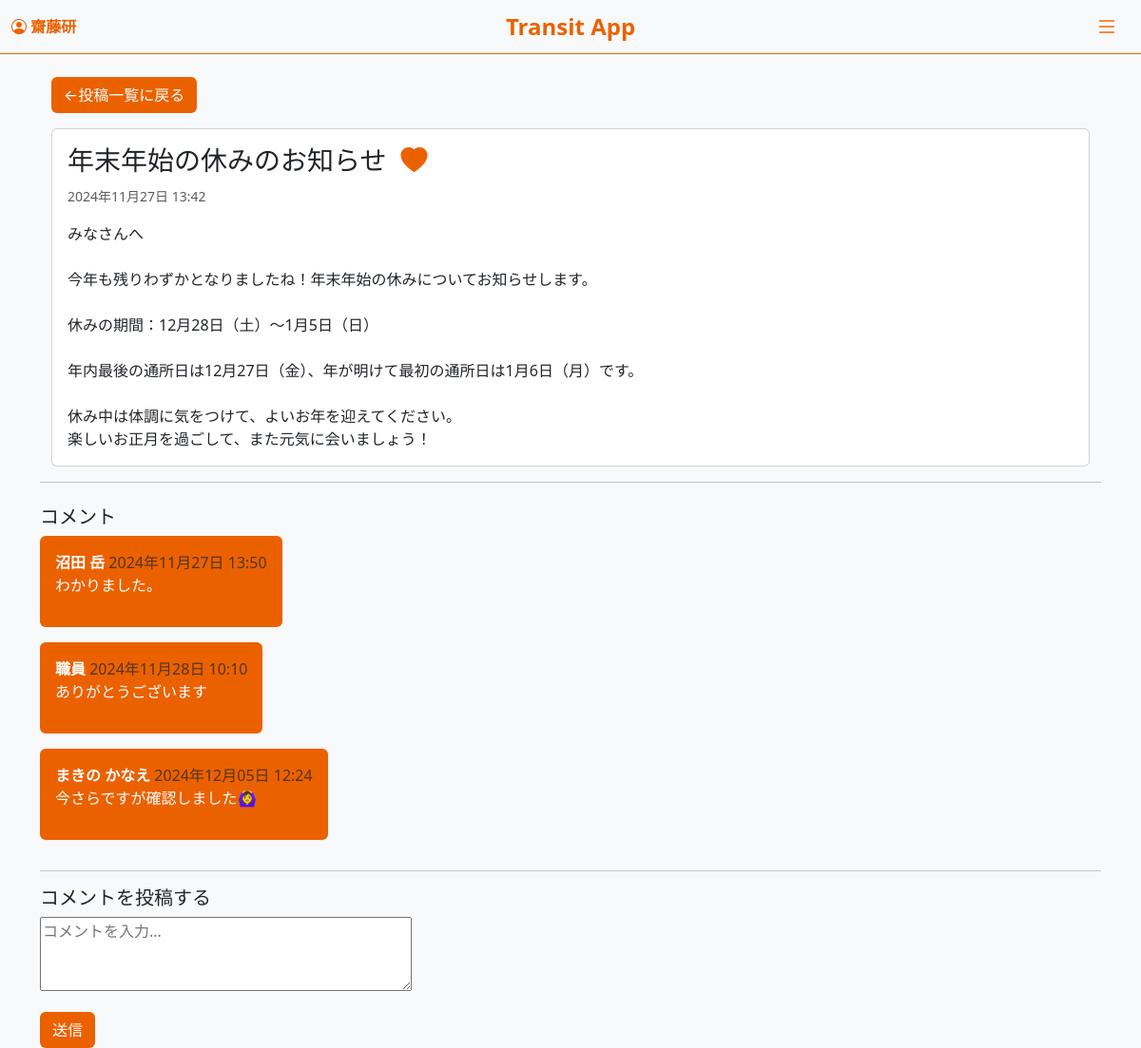
The app's page /post/2024holiday/ (signed in) with its own data.
### accounts/models.py (models this page shows, shortened)
class Post(models.Model):
    title = models.CharField(max_length=200)
    slug = models.SlugField(unique=True, blank=True)
    content = models.TextField()
    attached_file = models.FileField(upload_to='attachments/', blank=True, null=True)
    created_at = models.DateTimeField(default=timezone.now)
    read_by = models.ManyToManyField(User, related_name='read_posts', blank=True)  # 既読ユーザーのフィールド
    likes = models.ManyToManyField(User, related_name='liked_posts', blank=True)
    new_comment = models.BooleanField(default=False)
    class Meta:
        verbose_name = "投稿"
        verbose_name_plural = "投稿一覧"

class Comment(models.Model):
    post = models.ForeignKey(Post, on_delete=models.CASCADE, related_name='comments')
    user = models.ForeignKey(User, on_delete=models.CASCADE)
    content = models.TextField()
    created_at = models.DateTimeField(auto_now_add=True)
    reply = models.TextField(blank=True, null=True)
    replied_at = models.DateTimeField(blank=True, null=True)

### accounts/views.py (the view)
# urls.py: path('post/<slug:slug>/', views.post_detail, name='post_detail'),
@login_required
def post_detail(request, slug):
    post = get_object_or_404(Post, slug=slug)
    if request.user not in post.read_by.all():
        post.read_by.add(request.user)
    comments = post.comments.all()
    if request.method == 'POST':
        form = CommentForm(request.POST)
        if form.is_valid():
            comment = form.save(commit=False)
            comment.post = post
            comment.user = request.user
            comment.save()
            return redirect('post_detail', slug=post.slug)
    else:
        form = CommentForm()
    if post.new_comment:
        post.new_comment = False
        post.save()
    context = {
        'post': post,
        'decoded_file_url': decode_filename(post.attached_file.url) if post.attached_file else None,
        'comments': post.comments.all(),
        'form': form,
    }
    return render(request, 'accounts/post_detail.html', context)

### accounts/forms.py
class CommentForm(forms.ModelForm):
    class Meta:
        model = Comment
        fields = ['content']
        widgets = {
            'content': forms.Textarea(attrs={'rows': 3, 'placeholder': 'コメントを入力...'})
        }
        labels = {
            'content': '',
        }

### accounts/templates/accounts/post_detail.html (shortened to what this page needs)
{% extends 'accounts/base.html' %}
{% block detail %}
    <div class="container mt-4">
        <a href="{% url 'index' %}" class="btn btn-eb6100 mb-3">←投稿一覧に戻る</a>
        <div class="card">
            <div class="card-body">
                <h3 class="card-title">{{ post.title }}<i id="like-icon" class="bi {% if user in post.likes.all %}bi-heart-fill{% else %}bi-heart{% endif %}"
                    style="cursor: pointer; color: #eb6100"
                    data-post-slug="{{ post.slug }}">
                </i></h3>
                <p class="card-text"><small class="text-muted">{{ post.created_at|date:"Y年m月d日 H:i" }}</small></p>
                <p class="card-text">{{ post.content|linebreaksbr }}</p>
            </div>
        </div>
    </div>
    <hr>
    <div class="comments-section mt-4">
        <h5>コメント</h5>
        <div>
            {% for comment in comments %}
            <div class="comment-bubble text-white bg-eb6100 p-3 mb-3 rounded float-start">
                <strong>{{ comment.user.last_name }} {{ comment.user.first_name }}</strong>
                <span class="text-muted">{{ comment.created_at|date:"Y年m月d日 H:i" }}</span>
                <p>{{ comment.content }}</p>
            </div>
            {% endfor %}
        </div>
        <div class="clearfix"></div>
        <hr>
        <h5>コメントを投稿する</h5>
        <form method="post">
            {{ form.as_p }}
            <button type="submit" class="btn btn-eb6100">送信</button>
        </form>
    </div>
{% endblock detail%}

### accounts/templates/accounts/base.html (shortened to what this page needs)
<!DOCTYPE html>
<html lang="ja">
<head>
    <link href="https://cdn.jsdelivr.net/npm/bootstrap@5.3.0/dist/css/bootstrap.min.css" rel="stylesheet">
    <link href="https://cdn.jsdelivr.net/npm/bootstrap-icons/font/bootstrap-icons.css" rel="stylesheet">
</head>
<body>
    <nav class="navbar navbar-light">
        <div class="container-fluid">
            {% if user.is_authenticated %}
                <span class="navbar-text">
                    <i class="bi bi-person-circle"></i> <strong>{{ user.username }}</strong>
                </span>
            {% else %}
                <a href="{% url 'login' %}" class="navbar-text">ログイン</a>
            {% endif %}
            <div class="navbar-brand">Transit App</div>
            <button class="navbar-toggler" type="button" data-bs-toggle="offcanvas" data-bs-target="#offcanvasMenu" aria-controls="offcanvasMenu">
                <i class="bi bi-list"></i>
            </button>
        </div>
    </nav>
    <div class="container">
        {% block detail %}
        {% endblock detail %}
    </div>
</body>
</html>

### accounts/templates/accounts/base.html (style rules this page uses)
body { background-color: #f8f9fa; }
.navbar { background-color: transparent; border-bottom: 1px solid #eb6100; justify-content: center; }
.navbar-text { margin-right: auto; color: #EB6100; font-size: 16px; }
.navbar-brand { color: #EB6100; font-size: 24px; font-weight: bold; position: absolute; left: 50%; transform: translateX(-50%); }
.navbar-toggler { border: none; margin-left: auto; outline: none; box-shadow: none; }
.navbar-toggler i { font-size: 24px; color: #EB6100; }
#like-icon { margin-left: 15px; }
.btn { background-color: #EB6100; color: white; }
.comment-bubble { background-color: #EB6100; color: white; border-radius: 15px; padding: 10px; max-width: 70%; clear: both; }

### records on screen
Post: title "年末年始の休みのお知らせ", created_at "2024年11月27日 13:42", content "みなさんへ 今年も残りわずかとなりましたね！年末年始の休みについてお知らせします。 休みの期間：12月28日（土）～1月5日（日） 年内最後の通所日は12月27日（金）、年が明けて最初の通所日は1月6日（月）です。 休み中は体調に気をつけて、よいお年を迎えてください。 楽しいお正月を過ごして、また元気に会いましょう！"
Comment: user.last_name "沼田", user.first_name "岳", created_at "2024年11月27日 13:50", content "わかりました。"
Comment: user.first_name "職員", created_at "2024年11月28日 10:10", content "ありがとうございます"
Comment: user.last_name "まきの", user.first_name "かなえ", created_at "2024年12月05日 12:24", content "今さらですが確認しました🙆‍♀️"

### other values on screen
{{ user.username }} "齋藤研"
